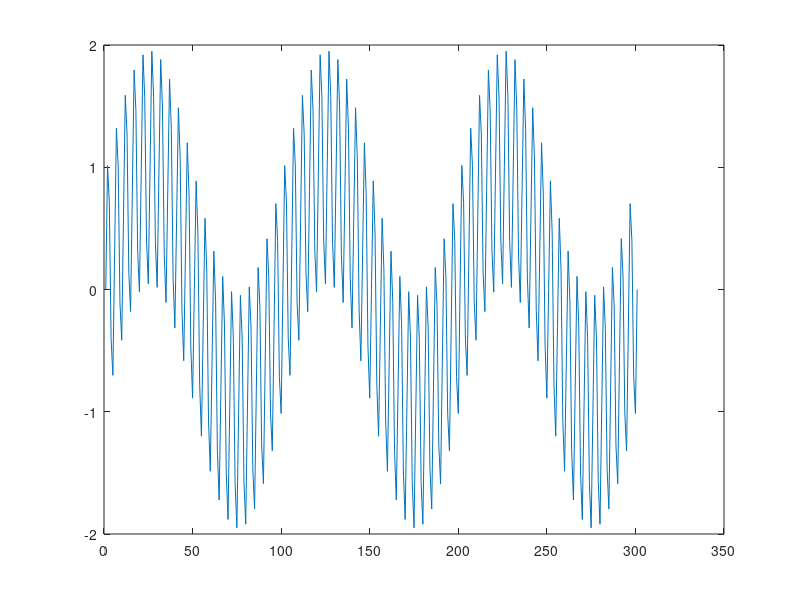

MATLAB code for this plot: (Note: this script raises an error after producing the figure.)
%%
%%%%%%%%%%%%%%%%%%%%%%%%%%%%%%%%%%%%%%%%%%%%%%%%%%%%%%%%%%%%%%%
%%%%%%%%%%%%%%%% Sampling Theorem - Nyquist Theorem %%%%%%%%%%%%%%%%%%%%
%%%%%%%%%%%%%%%%%%%%%%%%%%%%%%%%%%%%%%%%%%%%%%%%%%%%%%%%%%%%%%%

%%%%%%%%%%%%%%%%%%%%%%%%%%%%%%%%%%%%%%%%%%%%%%%%
%
% Fsample >= 2*Fmax 
% This theorem is used for avoid the alias (overlapping frequency windows).
% This make posible the reconstruction of the signal 
%
%   Basics Calculator RC filters
%    http://sim.okawa-denshi.jp/en/CRlowkeisan.htm
%
%   Modified Sallen Key (2 order): 
%       We can used 3 Modified Sallen Key
%       STAGE 1 - STAGE 2 - STAGE 3 (6 Pole Filter)
%       We can make the three filters comon in DSP
%
%   Filters             TimeResp    FreqResp
%       Bessel          Best        Bad
%       Chebyshev       Bad         Best          
%       Butterworth     Medium      Medium
%
%   Each one is used to diferrent performance parameters and are 
%   Constructed by cascading Sallen key configuration.
%   https://www.dspguide.com/graphics/T_3_1.gif
%%
%%%%%%%%%%%%%%%%%%%%%%%%%%%%%%%%%%%%%%%%%
%%%%%%%%%Desing the input signal%%%%%%%%%
%%%%%%%%%%%%%%%%%%%%%%%%%%%%%%%%%%%%%%%%%
%Create a 20 Hz signal
f1=20;
ts=1/100;
T=3;
t=0:ts:T;
signal_20hz = sin(2*pi*f1*t);
plot(signal_20hz);
%Create a 1 Hz signal
f2=1;
signal_1hz = sin(2*pi*f2*t);
plot(signal_1hz);
%Combine this two signals
signal_20hz_1hz = signal_20hz + signal_1hz;
plot(signal_20hz_1hz);

%Save the output signal
csvwrite('_signal_20hz_1hz.txt',signal_20hz_1hz);

%%%%%%%%%%%%%%%%%%%%%%%%%%%%%%%%%%%%%%%%%%%
%%%%%%%%%Desing the pulse responce%%%%%%%%%
%%%%%%%%%%%%%%%%%%%%%%%%%%%%%%%%%%%%%%%%%%%
%For designt we have the tool Filter design
%for the impulse responce
fdatool
%   Select FIR - Least Squares
%   Fs:100
%   Fpass: 1
%   Fstop: 6
%   Filter Order: 39
%   wpass: 1
%   wstop: 1
%Press: Design Filter and in Impulse Responce
%(Icon with arrrow) we can note the impulse responce. 
%   File - Export
%                Workspace
%                Coeficients
%                Numerator: imp_response
%          Export.
%   The variable is created in the workspace
%
plot(imp_response);

%%%%%%%%%%%%%%%%%%%%%%%%%%%%%%%%%%%%%%%%%%%
%%%%%%%%%%%Convolution of signal%%%%%%%%%%%
%%%%%%%%%%%%%%%%%%%%%%%%%%%%%%%%%%%%%%%%%%%
output_signal = conv(signal_20hz_1hz,imp_response);
subplot(3,1,1); %3graph, pos 1,1 
plot(signal_20hz_1hz);
title('Noisy Input Signal');
subplot(3,1,2);
plot(imp_response);
title('Impulse Responce');
subplot(3,1,3);
plot(output_signal);
title('Output Convolution');
shg
%The Impulse Responce was design to be a low pass filter for the
%20Hz noise and the convolution gives the clean signal 

